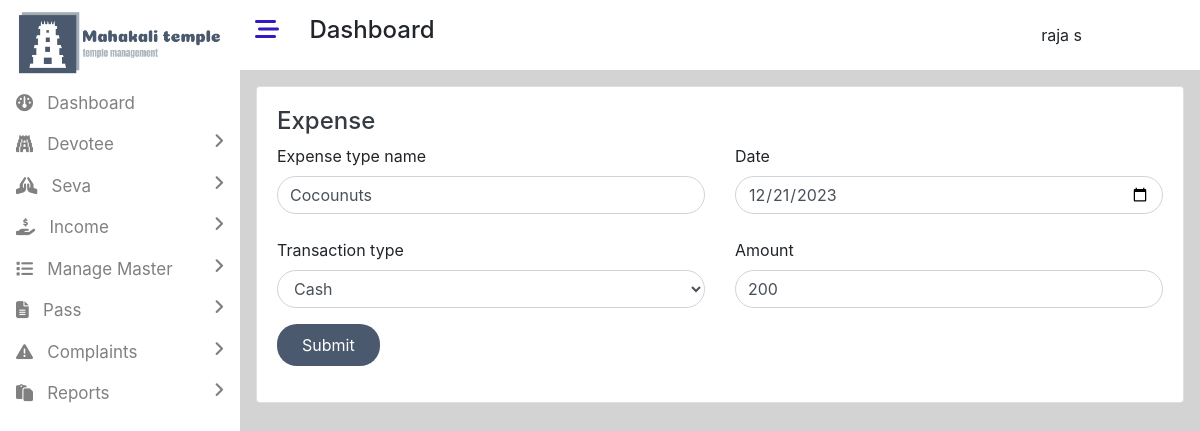
/admin/edit_expenses.php?id=2 (signed in), run on the app's committed database.
### tables this page shows
CREATE TABLE `user` (
  `user_id` int(11) NOT NULL,
  `first_name` varchar(50) NOT NULL,
  `last_name` varchar(50) NOT NULL,
  `email` varchar(50) NOT NULL,
  `password` varchar(50) NOT NULL,
  `role` varchar(50) NOT NULL,
  `reading_time` timestamp NOT NULL DEFAULT current_timestamp() ON UPDATE current_timestamp()
);

CREATE TABLE `expense` (
  `ex_id` int(11) NOT NULL,
  `expense_type_name` varchar(50) NOT NULL,
  `edate` varchar(50) NOT NULL,
  `transaction_type` varchar(50) NOT NULL,
  `amount` int(11) NOT NULL,
  `ereading_time` timestamp NOT NULL DEFAULT current_timestamp() ON UPDATE current_timestamp()
);

### admin/admin_db.php (called while the page is built, shortened)
<?php
$con=mysqli_connect("localhost","root","","temple");
        ?>
        <?php
class expense
{
  public function getId($id)
  {
    global $con;
    $sql="select * from expense where ex_id=$id";
    $result=mysqli_query($con,$sql);
    $row=mysqli_fetch_assoc($result);
    return $row;
  }
}
        ?>

### admin/edit_expenses.php (the view, shortened to what this page needs)
<!DOCTYPE html>
<html lang="en">
<head>
    <link rel="stylesheet" href="../assets/bootstrap/bootstrap.min.css">
    <link rel="stylesheet" href="https://cdnjs.cloudflare.com/ajax/libs/font-awesome/6.4.2/css/all.min.css"  />
    <link rel="stylesheet" href="css/style.css">
</head>
<body class="dashboard-page">
<div>
<?php
include("includes/leftbar.php");
?>
<div style="width:80%;height:100vh;" class="float-right main-content">
<?php
include("includes/header.php");
?>
<div class="container p-3">
<div class="card">
    <div class="card-body">
<?php
include("admin_db.php");
$obj=new expense();
$expense=$obj->getId($_GET["id"]);
?>
<form action="" method="post" autocomplete="off">
<h4><a href="manage_expenses.php" class="text-decoration-none text-dark">Expense</a></h4>
<div class="row">
    <div class="col">
      <label for="country">Expense type name</label>
      <input type="text" class="form-control state-bor" id="email" value="<?=$expense['expense_type_name']?>" name="expense_type_name" required>
    </div>
    <div class="col">
      <label for="country">Date</label>
      <input type="date" class="form-control state-bor" id="email" value="<?=$expense['edate']?>" name="edate" required>
    </div>
</div>
<div class="row mt-4">
    <div class="col">
      <label for="country">Transaction type</label>
      <select class="form-control state-bor" name="transaction_type" required>
        <option value="Cash" <?php if($expense['transaction_type']=="Cash") { echo "selected"; } ?>>Cash</option>
      </select>
    </div>
    <div class="col">
      <label for="country">Amount</label>
      <input type="text" class="form-control state-bor" value="<?=$expense['amount']?>" id="email" maxlength="10" name="amount" required>
    </div>
</div>
  <button type="submit" class="btn button-color mt-3 text-white px-4 py-2" name="edit_expense">Submit</button>
</div>
</div>
</div>
</div>
</div>
</body>
</html>

### admin/includes/header.php (shortened to what this page needs)
<div class="container-fluid">
    <div class="row">
        <div class="col-md-12 bg-white py-3">
        <h4>
        <i class="fa-solid fa-bars-staggered mybar23" style="color: #3518c3;"></i>
        <span class="ml-4 ">Dashboard</span>
        <div class="dropdown mydropdown float-right">
  <button type="button" class="mybutton btn bg-white" data-toggle="dropdown">
  <?php
  if(isset($_SESSION["uid"]))
  {
    include("../db.php");
    $sql66="select * from user where user_id=".$_SESSION["uid"];
    $result66=mysqli_query($con,$sql66);
    $row66=mysqli_fetch_assoc($result66);
    echo $row66["first_name"]." ".$row66["last_name"];
  }
  ?>
  </button>
</div>
        </h4>
        </div>
    </div>
</div>

### admin/css/style.css (style rules this page uses)
.mybar23,.mybar24 { cursor:pointer; }
.main-content { background-color:lightgray; }
.mydropdown { margin-right:90px; }

### admin/edit_expenses.php (style rules this page uses)
.button-color { background-color:rgb(74,89,109); border-radius:20px; }
.state-bor { border-radius:40px; }

### data on the page
user: first_name "raja", last_name "s"
expense: expense_type_name "Cocounuts", edate "12/21/2023", transaction_type "Cash", amount "200"
